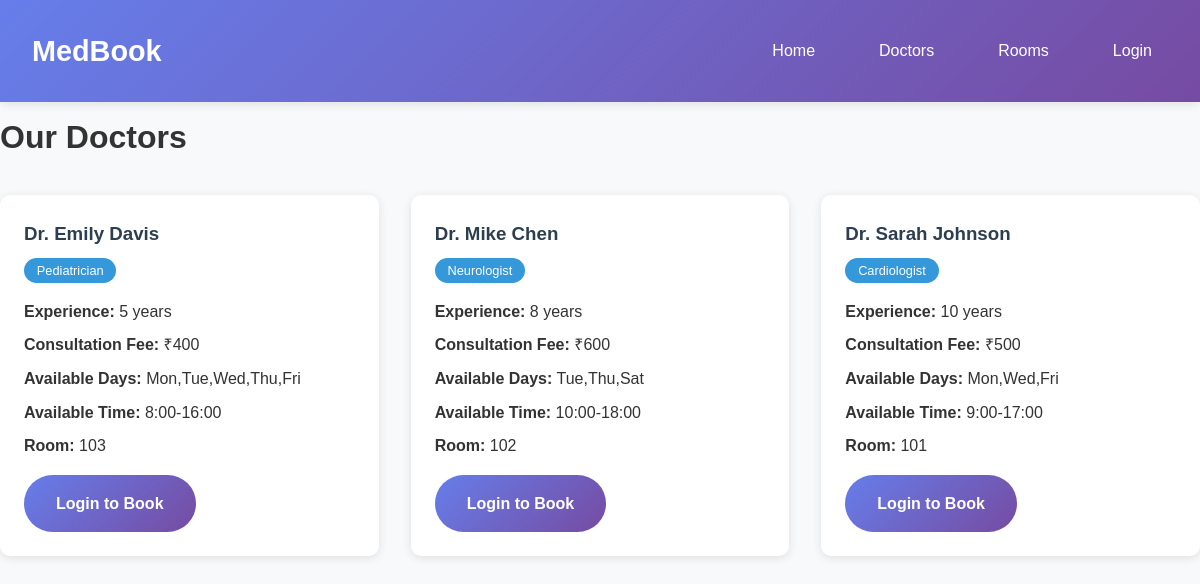
Page /doctors on the earlier database version.
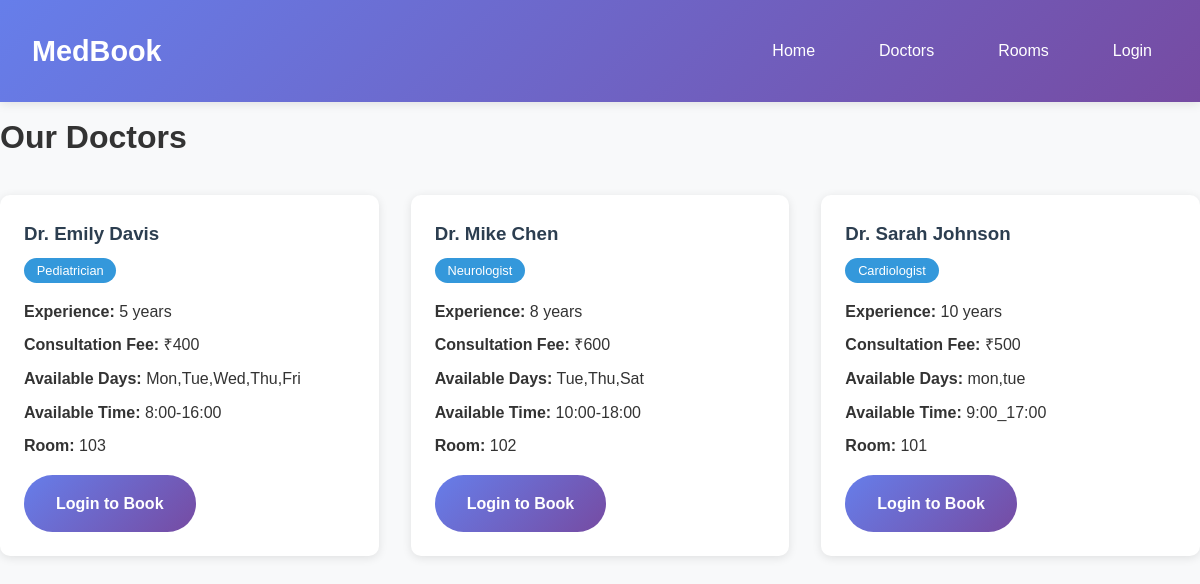
Same page on the later database version.
### tables this page shows
CREATE TABLE doctors (
            id INTEGER PRIMARY KEY AUTOINCREMENT,
            name TEXT NOT NULL,
            email TEXT UNIQUE NOT NULL,
            password TEXT NOT NULL,
            specialization TEXT NOT NULL,
            experience INTEGER,
            fee INTEGER NOT NULL,
            available_days TEXT,
            available_time TEXT,
            room_id INTEGER,
            FOREIGN KEY (room_id) REFERENCES rooms (id)
        );

CREATE TABLE rooms (
            id INTEGER PRIMARY KEY AUTOINCREMENT,
            room_number TEXT NOT NULL,
            room_type TEXT NOT NULL,
            capacity INTEGER,
            facilities TEXT,
            status TEXT DEFAULT 'available'
        );

### app.py (the view)
@app.route('/doctors')
def doctors():
    conn = get_db_connection()
    doctors = conn.execute('''
        SELECT d.*, r.room_number
        FROM doctors d
        LEFT JOIN rooms r ON d.room_id = r.id
        ORDER BY d.name
    ''').fetchall()
    conn.close()
    return render_template('doctors.html', doctors=doctors)

### app.py (called while the page is built)
def get_db_connection():
    conn = sqlite3.connect('database.db')
    conn.row_factory = sqlite3.Row
    return conn

### templates/doctors.html (shortened to what this page needs)
<!DOCTYPE html>
<html lang="en">
<head>
    <link rel="stylesheet" href="{{ url_for('static', filename='style.css') }}">
</head>
<body>
    <nav class="navbar">
        <div class="nav-container">
            <h1 class="nav-brand">MedBook</h1>
            <div class="nav-links">
                {% if session.user_id %}
                    <a href="{{ url_for('dashboard') }}">Dashboard</a>
                    <a href="{{ url_for('appointment') }}">Book Appointment</a>
                    <a href="{{ url_for('doctors') }}">Doctors</a>
                    <span>Welcome, {{ session.user_name }}!</span>
                    <a href="{{ url_for('logout') }}">Logout</a>
                {% else %}
                    <a href="{{ url_for('home') }}">Home</a>
                    <a href="{{ url_for('doctors') }}">Doctors</a>
                    <a href="{{ url_for('rooms') }}">Rooms</a>
                    <a href="{{ url_for('login') }}">Login</a>
                {% endif %}
            </div>
        </div>
    </nav>
    <main class="main-content">
        <div class="doctors-container">
            <h1>Our Doctors</h1>
            <div class="doctors-grid">
                {% for doctor in doctors %}
                    <div class="doctor-card">
                        <div class="doctor-header">
                            <h3>{{ doctor.name }}</h3>
                            <span class="specialization">{{ doctor.specialization }}</span>
                        </div>
                        <div class="doctor-details">
                            <p><strong>Experience:</strong> {{ doctor.experience }} years</p>
                            <p><strong>Consultation Fee:</strong> ₹{{ doctor.fee }}</p>
                            <p><strong>Available Days:</strong> {{ doctor.available_days }}</p>
                            <p><strong>Available Time:</strong> {{ doctor.available_time }}</p>
                            <p><strong>Room:</strong> {{ doctor.room_number or 'TBD' }}</p>
                        </div>
                        <div class="doctor-actions">
                            {% if session.user_id %}
                                <a href="{{ url_for('appointment') }}" class="btn btn-primary">Book Appointment</a>
                            {% else %}
                                <a href="{{ url_for('login') }}" class="btn btn-primary">Login to Book</a>
                            {% endif %}
                        </div>
                    </div>
                {% endfor %}
            </div>
        </div>
    </main>
</body>
</html>

### static/style.css (style rules this page uses)
* { margin: 0; padding: 0; box-sizing: border-box; }
body { font-family: 'Arial', sans-serif; line-height: 1.6; color: #333; background-color: #f8f9fa; }
.navbar { background-color: #2c3e50; padding: 1rem 0; box-shadow: 0 2px 4px rgba(0,0,0,0.1); }
.nav-container { max-width: 1200px; margin: 0 auto; display: flex; justify-content: space-between; align-items: center; padding: 0 2rem; }
.nav-brand { color: #fff; font-size: 1.5rem; font-weight: bold; }
.nav-links { display: flex; gap: 2rem; align-items: center; }
.nav-links a { color: #fff; text-decoration: none; transition: color 0.3s; }
.main-content { max-width: 1200px; margin: 0 auto; padding: 2rem; min-height: calc(100vh - 120px); }
.btn { display: inline-block; padding: 0.8rem 1.5rem; text-decoration: none; border-radius: 5px; transition: background-color 0.3s; border: none; cursor: pointer; font-size: 1rem; }
.btn-primary { background-color: #3498db; color: white; }
.doctors-grid { display: grid; grid-template-columns: repeat(auto-fill, minmax(300px, 1fr)); gap: 2rem; margin-top: 2rem; }
.doctor-card { background: white; border-radius: 10px; padding: 1.5rem; box-shadow: 0 2px 10px rgba(0,0,0,0.1); }
.doctor-header { margin-bottom: 1rem; }
.doctor-header h3 { color: #2c3e50; margin-bottom: 0.5rem; }
.specialization { background-color: #3498db; color: white; padding: 0.3rem 0.8rem; border-radius: 20px; font-size: 0.8rem; }
.doctor-details p { margin-bottom: 0.5rem; }
.doctor-actions { margin-top: 1rem; }
body { font-family: 'Segoe UI', Tahoma, Geneva, Verdana, sans-serif; line-height: 1.6; color: #333; background-color: #f8f9fa; }
.navbar { background: linear-gradient(135deg, #667eea 0%, #764ba2 100%); box-shadow: 0 2px 10px rgba(0, 0, 0, 0.1); position: sticky; top: 0; z-index: 1000; }
.nav-container { max-width: 1200px; margin: 0 auto; padding: 0 20px; display: flex; justify-content: space-between; align-items: center; height: 70px; }
.nav-brand { color: white; font-size: 1.8rem; font-weight: bold; text-decoration: none; }
.nav-links { display: flex; gap: 30px; }
.nav-links a { color: white; text-decoration: none; font-weight: 500; transition: all 0.3s ease; padding: 8px 16px; border-radius: 5px; }
.main-content { max-width: 1200px; margin: 0 auto; padding: 40px 20px; min-height: calc(100vh - 70px); }
.btn { display: inline-block; padding: 12px 30px; text-decoration: none; border-radius: 5px; font-weight: 500; transition: all 0.3s ease; border: none; cursor: pointer; font-size: 1rem; text-align: center; }
.btn-primary { background: linear-gradient(135deg, #667eea 0%, #764ba2 100%); color: white; }
.navbar { background: linear-gradient(135deg, #667eea 0%, #764ba2 100%); padding: 1rem 0; box-shadow: 0 2px 10px rgba(0,0,0,0.1); position: fixed; width: 100%; top: 0; z-index: 1000; }
.nav-container { max-width: 1200px; margin: 0 auto; padding: 0 2rem; display: flex; justify-content: space-between; align-items: center; }
.nav-brand { color: white; font-size: 1.8rem; font-weight: bold; }
.nav-links { display: flex; gap: 2rem; }
.nav-links a { color: white; text-decoration: none; padding: 0.5rem 1rem; border-radius: 5px; transition: background-color 0.3s; }
.main-content { margin-top: 80px; padding: 2rem 0; }
.btn { padding: 1rem 2rem; text-decoration: none; border-radius: 50px; font-weight: bold; transition: all 0.3s; display: inline-block; }
.btn-primary { background-color: #28a745; color: white; }

Differences in the rows shown:
changed doctors "Dr. Sarah Johnson": available_days "Mon,Wed,Fri" → "mon,tue"; available_time "9:00-17:00" → "9:00_17:00"
